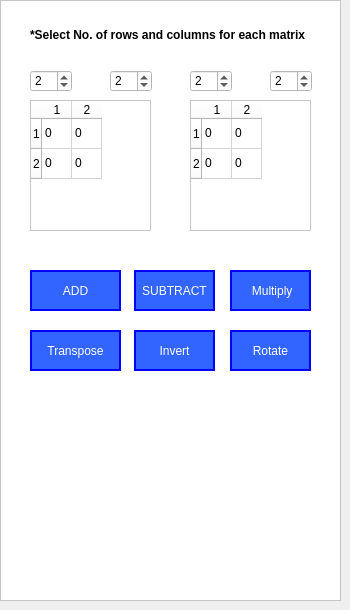
    <widget class="QWidget" name="tab">
     <attribute name="title">
      <string>Matrices</string>
     </attribute>
     <widget class="QFrame" name="frame_12">
      <property name="geometry">
       <rect>
        <x>0</x>
        <y>0</y>
        <width>341</width>
        <height>601</height>
       </rect>
      </property>
      <property name="styleSheet">
       <string notr="true">background:white;</string>
      </property>
      <property name="frameShape">
       <enum>QFrame::StyledPanel</enum>
      </property>
      <property name="frameShadow">
       <enum>QFrame::Raised</enum>
      </property>
      <widget class="QTableWidget" name="matA">
       <property name="geometry">
        <rect>
         <x>30</x>
         <y>100</y>
         <width>121</width>
         <height>131</height>
        </rect>
       </property>
       <property name="rowCount">
        <number>2</number>
       </property>
       <property name="columnCount">
        <number>2</number>
       </property>
       <attribute name="horizontalHeaderMinimumSectionSize">
        <number>30</number>
       </attribute>
       <attribute name="horizontalHeaderDefaultSectionSize">
        <number>30</number>
       </attribute>
       <attribute name="horizontalHeaderShowSortIndicator" stdset="0">
        <bool>false</bool>
       </attribute>
       <attribute name="horizontalHeaderStretchLastSection">
        <bool>false</bool>
       </attribute>
       <row/>
       <row/>
       <column/>
       <column/>
       <item row="0" column="0">
        <property name="text">
         <string>0</string>
        </property>
       </item>
       <item row="0" column="1">
        <property name="text">
         <string>0</string>
        </property>
       </item>
       <item row="1" column="0">
        <property name="text">
         <string>0</string>
        </property>
       </item>
       <item row="1" column="1">
        <property name="text">
         <string>0</string>
        </property>
       </item>
      </widget>
      <widget class="QSpinBox" name="ncB">
       <property name="geometry">
        <rect>
         <x>270</x>
         <y>70</y>
         <width>42</width>
         <height>22</height>
        </rect>
       </property>
       <property name="value">
        <number>2</number>
       </property>
      </widget>
      <widget class="QTableWidget" name="matB">
       <property name="geometry">
        <rect>
         <x>190</x>
         <y>100</y>
         <width>121</width>
         <height>131</height>
        </rect>
       </property>
       <property name="sizePolicy">
        <sizepolicy hsizetype="Expanding" vsizetype="Expanding">
         <horstretch>0</horstretch>
         <verstretch>0</verstretch>
        </sizepolicy>
       </property>
       <property name="wordWrap">
        <bool>true</bool>
       </property>
       <property name="rowCount">
        <number>2</number>
       </property>
       <property name="columnCount">
        <number>2</number>
       </property>
       <attribute name="horizontalHeaderMinimumSectionSize">
        <number>30</number>
       </attribute>
       <attribute name="horizontalHeaderDefaultSectionSize">
        <number>30</number>
       </attribute>
       <row/>
       <row/>
       <column/>
       <column/>
       <item row="0" column="0">
        <property name="text">
         <string>0</string>
        </property>
       </item>
       <item row="0" column="1">
        <property name="text">
         <string>0</string>
        </property>
       </item>
       <item row="1" column="0">
        <property name="text">
         <string>0</string>
        </property>
       </item>
       <item row="1" column="1">
        <property name="text">
         <string>0</string>
        </property>
       </item>
      </widget>
      <widget class="QSpinBox" name="nrA">
       <property name="geometry">
        <rect>
         <x>30</x>
         <y>70</y>
         <width>42</width>
         <height>22</height>
        </rect>
       </property>
       <property name="value">
        <number>2</number>
       </property>
      </widget>
      <widget class="QLabel" name="label">
       <property name="geometry">
        <rect>
         <x>30</x>
         <y>20</y>
         <width>281</width>
         <height>31</height>
        </rect>
       </property>
       <property name="styleSheet">
        <string notr="true">font-weight:bold;</string>
       </property>
       <property name="text">
        <string>*Select No. of rows and columns for each matrix</string>
       </property>
       <property name="textFormat">
        <enum>Qt::RichText</enum>
       </property>
       <property name="wordWrap">
        <bool>true</bool>
       </property>
      </widget>
      <widget class="QSpinBox" name="nrB">
       <property name="geometry">
        <rect>
         <x>190</x>
         <y>70</y>
         <width>42</width>
         <height>22</height>
        </rect>
       </property>
       <property name="value">
        <number>2</number>
       </property>
      </widget>
      <widget class="QSpinBox" name="ncA">
       <property name="geometry">
        <rect>
         <x>110</x>
         <y>70</y>
         <width>42</width>
         <height>22</height>
        </rect>
       </property>
       <property name="value">
        <number>2</number>
       </property>
      </widget>
      <widget class="QPushButton" name="matTransBtn_2">
       <property name="geometry">
        <rect>
         <x>230</x>
         <y>330</y>
         <width>81</width>
         <height>41</height>
        </rect>
       </property>
       <property name="styleSheet">
        <string notr="true">background-color:rgb(50, 100, 255);
color: white;
border: 2px solid blue;
</string>
       </property>
       <property name="text">
        <string>Rotate</string>
       </property>
      </widget>
      <widget class="QPushButton" name="matAddBtn">
       <property name="geometry">
        <rect>
         <x>30</x>
         <y>270</y>
         <width>91</width>
         <height>41</height>
        </rect>
       </property>
       <property name="styleSheet">
        <string notr="true">background-color:rgb(50, 100, 255);
color: white;
border: 2px solid blue;</string>
       </property>
       <property name="text">
        <string>ADD</string>
       </property>
      </widget>
      <widget class="QPushButton" name="matSubBtn">
       <property name="geometry">
        <rect>
         <x>134</x>
         <y>270</y>
         <width>81</width>
         <height>41</height>
        </rect>
       </property>
       <property name="styleSheet">
        <string notr="true">background-color:rgb(50, 100, 255);
color: white;
border: 2px solid blue;</string>
       </property>
       <property name="text">
        <string>SUBTRACT</string>
       </property>
      </widget>
      <widget class="QPushButton" name="matTransBtn">
       <property name="geometry">
        <rect>
         <x>30</x>
         <y>330</y>
         <width>91</width>
         <height>41</height>
        </rect>
       </property>
       <property name="styleSheet">
        <string notr="true">background-color:rgb(50, 100, 255);
color: white;
border: 2px solid blue;
</string>
       </property>
       <property name="text">
        <string>Transpose</string>
       </property>
      </widget>
      <widget class="QPushButton" name="matSubBtn_2">
       <property name="geometry">
        <rect>
         <x>134</x>
         <y>330</y>
         <width>81</width>
         <height>41</height>
        </rect>
       </property>
       <property name="styleSheet">
        <string notr="true">background-color:rgb(50, 100, 255);
color: white;
border: 2px solid blue;
</string>
       </property>
       <property name="text">
        <string>Invert</string>
       </property>
      </widget>
      <widget class="QPushButton" name="matProdBtn">
       <property name="geometry">
        <rect>
         <x>230</x>
         <y>270</y>
         <width>81</width>
         <height>41</height>
        </rect>
       </property>
       <property name="styleSheet">
        <string notr="true">background-color:rgb(50, 100, 255);
color: white;
border: 2px solid blue;</string>
       </property>
       <property name="text">
        <string> Multiply</string>
       </property>
      </widget>
     </widget>
    </widget>
